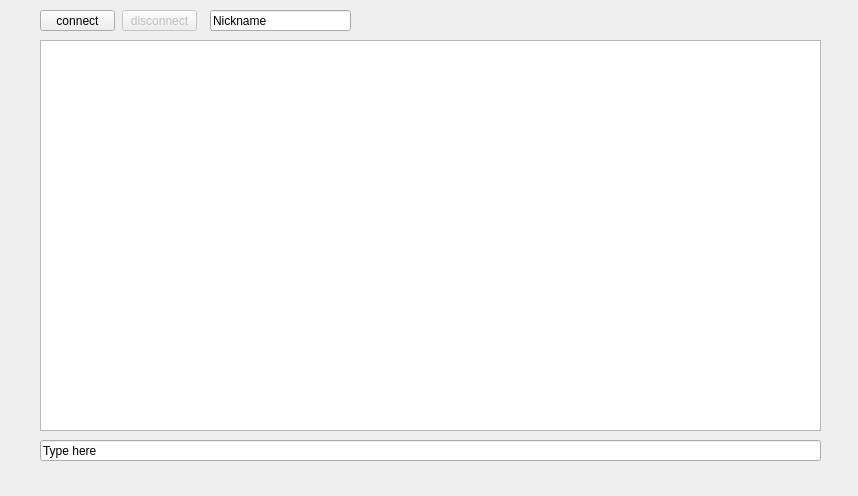
<?xml version="1.0" encoding="UTF-8"?>
<ui version="4.0">
 <class>SocialPage</class>
 <widget class="QWidget" name="SocialPage">
  <property name="geometry">
   <rect>
    <x>0</x>
    <y>0</y>
    <width>858</width>
    <height>496</height>
   </rect>
  </property>
  <property name="windowTitle">
   <string>Social</string>
  </property>
  <widget class="QLabel" name="label">
   <property name="geometry">
    <rect>
     <x>60</x>
     <y>160</y>
     <width>771</width>
     <height>81</height>
    </rect>
   </property>
   <property name="font">
    <font>
     <pointsize>40</pointsize>
    </font>
   </property>
   <property name="text">
    <string>UNABLE TO LOAD BROWSER</string>
   </property>
  </widget>
  <widget class="QTextEdit" name="textEdit">
   <property name="geometry">
    <rect>
     <x>40</x>
     <y>40</y>
     <width>781</width>
     <height>391</height>
    </rect>
   </property>
  </widget>
  <widget class="QPushButton" name="connectButton">
   <property name="geometry">
    <rect>
     <x>40</x>
     <y>10</y>
     <width>75</width>
     <height>21</height>
    </rect>
   </property>
   <property name="text">
    <string>connect</string>
   </property>
  </widget>
  <widget class="QPushButton" name="disconnectButton">
   <property name="enabled">
    <bool>false</bool>
   </property>
   <property name="geometry">
    <rect>
     <x>122</x>
     <y>10</y>
     <width>75</width>
     <height>21</height>
    </rect>
   </property>
   <property name="text">
    <string>disconnect</string>
   </property>
  </widget>
  <widget class="QLineEdit" name="nickBox">
   <property name="geometry">
    <rect>
     <x>210</x>
     <y>10</y>
     <width>141</width>
     <height>21</height>
    </rect>
   </property>
   <property name="text">
    <string>Nickname</string>
   </property>
  </widget>
  <widget class="QLineEdit" name="chattextBox">
   <property name="geometry">
    <rect>
     <x>40</x>
     <y>440</y>
     <width>781</width>
     <height>21</height>
    </rect>
   </property>
   <property name="text">
    <string>Type here</string>
   </property>
  </widget>
 </widget>
 <resources/>
 <connections/>
</ui>
